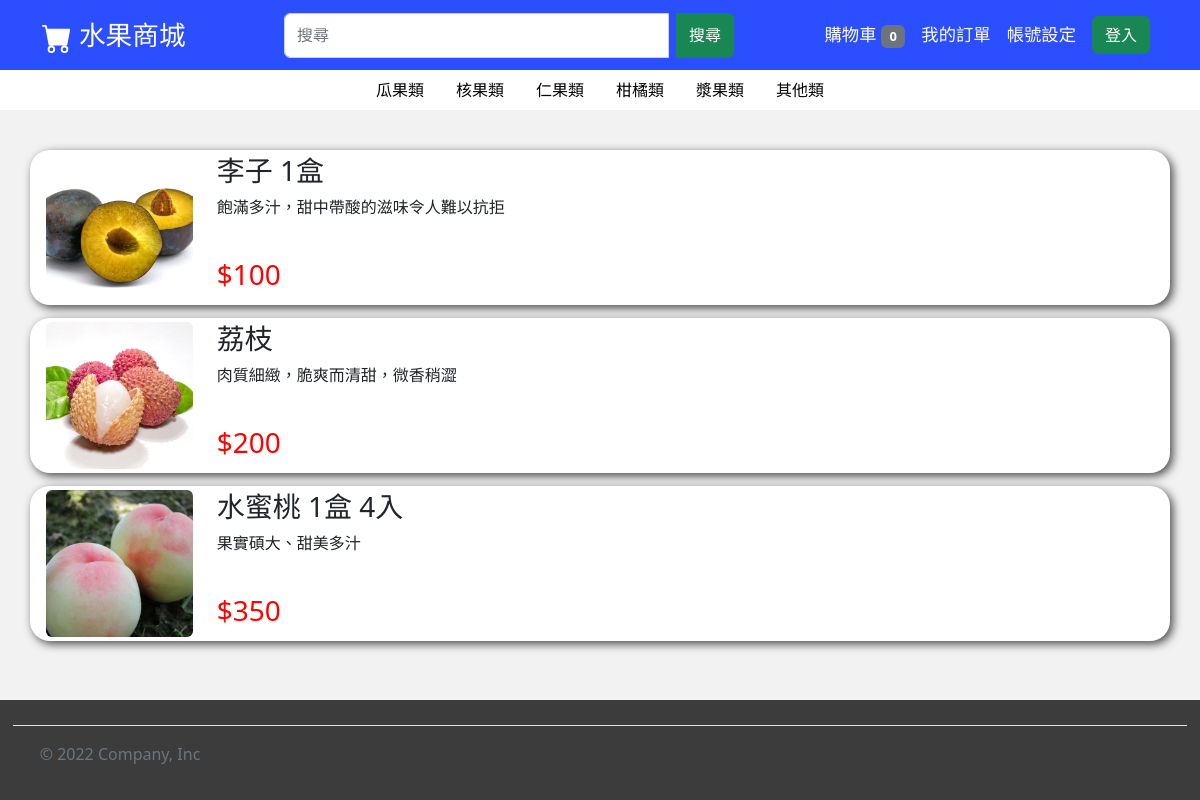
Page /html/Inquire.php?search=drupe on the committed database.
### tables this page shows
CREATE TABLE `products` (
  `pID` varchar(20) NOT NULL,
  `pType` varchar(15) NOT NULL,
  `pName` varchar(20) NOT NULL,
  `pPrice` int(10) NOT NULL,
  `pQuantity` int(10) NOT NULL,
  `pImage` varchar(100) NOT NULL,
  `pIntroduce` varchar(100) NOT NULL,
  `pSales_volume` int(10) NOT NULL
);

### html/dbtools.inc.php (called while the page is built, shortened)
<?php
  function execute_sql($database, $sql, $link)
  {
    $result = mysql_query($sql, $link);
    return $result;
  }
?>

### html/Inquire.php (the view, shortened to what this page needs)
<!DOCTYPE html>
<html lang="zh-Hant">
<head>
    <link href="https://cdn.jsdelivr.net/npm/bootstrap@5.2.2/dist/css/bootstrap.min.css" rel="stylesheet"
>
    <link rel="stylesheet" type="text/css" href="../css/all_Web.css">
    <link rel="stylesheet" type="text/css" href="../css/Inquire.css">
</head>
<body>
<div id="wrapper">
<nav class="navbar navbar-dark navbar-expand-lg sticky-top">
        <div class="container">
            <a style="font-size: 20pt" class="navbar-brand" href="../html/home.php">
                水果商城
            </a>
            <div class="collapse navbar-collapse" id="navbarSupportedContent">
                <form style="width:450px" class="input-group mx-auto" id="Search" role="search" method="get" action="Inquire.php">
                    <input name="search" class="form-control me-2" type="search" placeholder="搜尋">
                    <button class="btn btn-success" type="submit">搜尋</button>
                </form>
                <ul class="navbar-nav align-items-center">
                    <li class="nav-item">
                        <a class="nav-link active" aria-current="page" href="../html/shopping_cart.php">
                            購物車
<?php
                        if(!empty($_SESSION['userID']))
                        {
                            require_once("dbtools.inc.php");
                            $link=create_connection();
                            $sql="call select_shappingCarNum(" . $_SESSION['userID'] . ")";
                            $result=execute_sql("shoppingdb", $sql, $link);
                            $car_num = mysql_fetch_row($result)[0];
                            if($car_num > 0)
                                echo "<span class=\"badge bg-danger\">$car_num</span>";
                            else
                                echo "<span class=\"badge bg-secondary\">0</span>";
                            mysql_close($link);
                        }
                        else
                            echo "<span class=\"badge bg-secondary\">0</span>";
?>
                        </a>
                    </li>
                    <li class="nav-item">
                        <a class="nav-link active" href="../html/order.php">我的訂單</a>
                    </li>
                    <li class="nav-item dropdown">
                        <a class="nav-link active" href="../html/account.php">帳號設定</a>
                    </li>
                    <li class="nav-item">
<?php
                    if(!empty($_SESSION['userName']) && !empty($_SESSION['userID']))
                    {
                        echo "
                        <form method=\"post\">
                            <button name=\"distory\" value=\"distory\" type=\"submit\" class=\"btn btn-success\">登出</button>
                        </from>";
                        if(!empty($_POST['distory'])) {
                            session_destroy();
                            echo "<script> location.replace(\"home.php\"); </script>";
                        }
                    }
                    else
                    {
                        echo "<a class=\"nav-link\" href=\"../html/login.php\"><button type=\"button\"
                                class=\"btn btn-success\">登入</button></a>";
                    }
?>
                    </li>
                </ul>
            </div>
        </div>
    </nav>
    <header>
        <ul class="nav justify-content-center">
            <li class="nav-item">
                <a class="nav-link" href="../html/Inquire.php?search=melon">瓜果類</a>
            </li>
            <li class="nav-item">
                <a class="nav-link" href="../html/Inquire.php?search=drupe">核果類</a>
            </li>
            <li class="nav-item">
                <a class="nav-link" href="../html/Inquire.php?search=pome_fruit">仁果類</a>
            </li>
            <li class="nav-item">
                <a class="nav-link" href="../html/Inquire.php?search=tangerine">柑橘類</a>
            </li>
            <li class="nav-item">
                <a class="nav-link" href="../html/Inquire.php?search=berry">漿果類</a>
            </li>
            <li class="nav-item">
                <a class="nav-link" href="../html/Inquire.php?search=other">其他類</a>
            </li>
        </ul>
    </header>
<?php
    if(!empty($_GET["search"]))
        $search = $_GET["search"];
    if(!empty($search))
    {
        require_once("dbtools.inc.php");
        $link=create_connection();
        $sql="call search('$search')";
        $result=execute_sql("shoppingdb", $sql, $link);
        if(!empty($result))
        {
                $data_num = mysql_num_rows($result);
            $total_fields = mysql_num_fields($result);
        }
        else
            $data_num = 0;
    }
    else
    {
        $data_num = 0;
    }
    echo"
    <main>
        <div style=\"margin-top: 30pt;\" class=\"container\">";
    if($data_num != 0)
    {
        $j = 1;
        while ($row = mysql_fetch_row($result) and $j <= $data_num)
        {
            for($i = 0; $i < $total_fields; $i+=6)
            {
                echo"
                <div id=\"commodity\" style=\"padding: 3pt;border-radius: 15pt;background-color: rgb(255, 255, 255);box-shadow: 3px 3px 10px rgba(0, 0, 0, 0.7);margin-bottom: 10pt;\" class=\"row justify-content-md-center\">
                    <div class=\"col-auto\">
                        <img id=\"commodity_image\" style=\"width:110pt;height:110pt\" src=\"" . $row[$i] . "\" class=\"rounded mx-autod-block\" alt=\"...\" onclick=\"location.href='../html/register.php?num=" . $row[$i+5] . "'\">
                    </div>
                    <div style=\"overflow: hidden;\" class=\"col\">
                        <h3 id=\"commodity_title\" style=\" height: 25pt;overflow: hidden;text-overflow: ellipsis;\"  onclick=\"location.href='../html/register.php?num=" . $row[$i+5] . "'\">
                                " . $row[$i+1] . "
                        </h3>
                        <p style=\"height: 35pt;overflow: hidden;text-overflow: ellipsis;\">
                            " . $row[$i+2] . "
                        </p>
                        <div class=\"row justify-content-md-start\">
                            <div class=\"col-auto\">
                                <h3 style=\"color: red;\">$" . $row[$i+3] . "</h3>
                            </div>
                        </div>
                    </div>
                </div>";
            }
            $j++;
        }
    }
    echo"
        </div>
    </main>";
?>
</div>
    <div id="footer" class="container-fluid">
        <footer class="d-flex flex-wrap justify-content-between
                align-items-center py-3 my-4 border-top">
            <div class="col-md-4 d-flex align-items-center">
                <span style="margin-left: 20pt;" class="mb-3 mb-md-0 text-muted">&copy; 2022
                    Company, Inc</span>
            </div>
        </footer>
    </div>
</body>
</html>

### css/all_Web.css (style rules this page uses)
html, body { height: 100%; margin: 0; }
body { background-color: rgb(242, 242, 242); }
nav { font-size: 13pt; background-color: rgb(43, 78, 255); }
header { background-color: rgb(255, 255, 255); }
.nav-link { color: rgb(0, 0, 0); }
#Search { height: 45px; }
#wrapper { min-height: calc(100% - 130px); }
#footer { margin-top: 30px; height: 100px; border: 1pt solid rgb(60, 60, 60); background-color: rgb(60, 60, 60); }

### css/Inquire.css (style rules this page uses)
#commodity_image { cursor: pointer; }

### rows in the picture
products: pImage (picture), pName "李子 1盒", pIntroduce "飽滿多汁，甜中帶酸的滋味令人難以抗拒", pPrice "100"
products: pImage (picture), pName "荔枝", pIntroduce "肉質細緻，脆爽而清甜，微香稍澀", pPrice "200"
products: pImage (picture), pName "水蜜桃 1盒 4入", pIntroduce "果實碩大、甜美多汁", pPrice "350"
